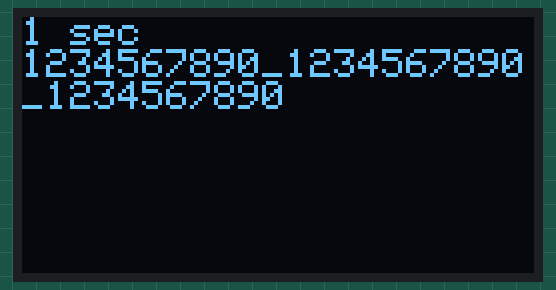
Recording of a sketch running on a simulated Arduino Uno, built with avr-gcc and run on an emulated ATmega328P. Parts: 128×64 one-colour display. The display library's start-up logo is not drawn.

Above: at 2.1 s.
At 6.3 s:
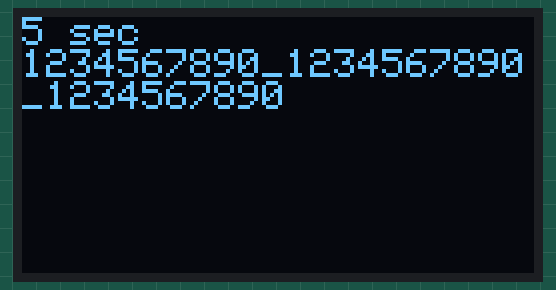
At 10.4 s:
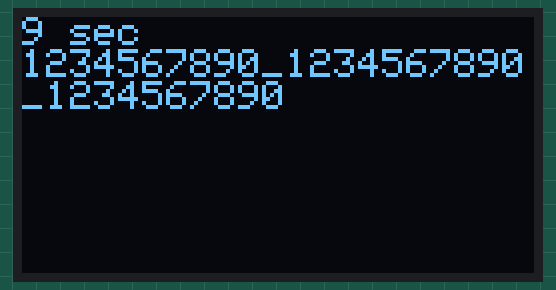
At 19.7 s:
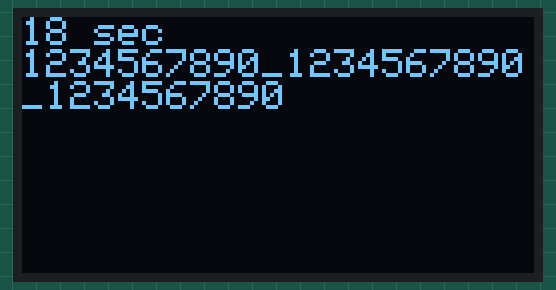
At 28.9 s:
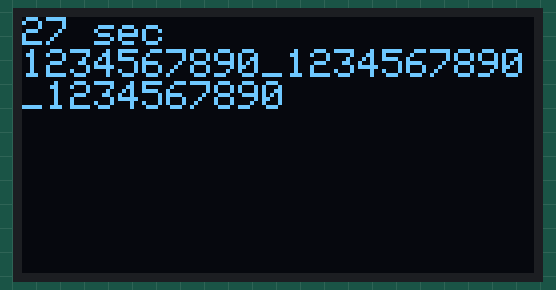
At 38.2 s:
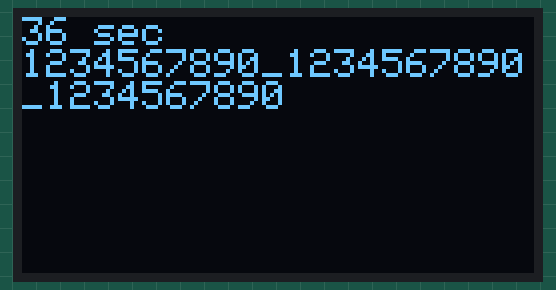

Measured:
- what the display in image 0 shows lasts 1.0 s, from 2.1 s to 3.1 s

The sketch:

playing_with_display.ino
```cpp
#include <SPI.h>
#include <Wire.h>
#include <Adafruit_GFX.h>
#include <Adafruit_SSD1306.h>
#define OLED_RESET 4

Adafruit_SSD1306 display(OLED_RESET);
int cont_ = 1;

void setup()
{
    Serial.begin(9600);
    display.begin(SSD1306_SWITCHCAPVCC, 0x3C); // initialize with the I2C addr 0x3D (for the 128x64)
    display.display();
    delay(2000);
    display.clearDisplay();
}

void loop()
{
    display.clearDisplay();
    display.setTextSize(1);
    display.setTextColor(WHITE);
    display.setCursor(0, 0);
    display.print(cont_);
    display.println(" sec");
    display.setCursor(0, 8);
    display.println("1234567890_1234567890_1234567890");
    cont_ = cont_ + 1;
    display.display();


    delay(1000);
}
```
